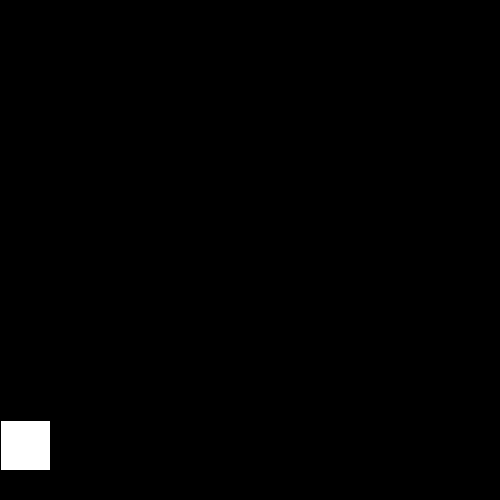
Frame 1 (no input)
Frame 60 (the mouse pressed at the canvas centre just before this capture): identical to frame 1, image omitted
Frame 120 (the mouse held since frame 60 and released just before this capture): identical to frame 1, image omitted

The Processing sketch that drew this single still picture (run headless with seeded random() and noise(); from frame 60 on, the mouse is pressed at the canvas centre):

// Processing sketch: Assignment
// ── Assignment.pde
Player player;
float boxSize,score,life;

void setup(){
  size(500,500);
  boxSize = width/10;
  score = 0;
  life = 3;
  
  player = new Player(0,420,boxSize,boxSize);
}

void draw(){
  background(0);
  
  
  player.display();
}

void keyPressed(){
   if(key == 'a' || key == 'A'){
      player.moveLeft();
    }
    else if(key == 'd' || key == 'D'){
      player.moveRight();
    }
}


// ── Box.pde
class Box{
  float xBox;
  float yBox;
  float boxWidth;
  float boxHeight;
  float boxSpeed = 1;

  Box(float x, float y,float w,float h){
    xBox = x;
    yBox = y;
    boxWidth = w;
    boxHeight = h;   
  } 
  void display(){
    fill(255,0,0);
    rect(xBox,yBox,boxWidth,boxHeight); 
  
    if(yBox > height){
      yBox = -yBox;
    }
    
  }
  
  void update(){
    yBox = yBox + boxSpeed;
  }
}


// ── Player.pde
class Player{
  
  String Name;
  float xPos;
  float yPos;
  float playerWidth;
  float playerHeight; 
  float speed = 4;
  
  //constructor
  Player(float xpos, float ypos, float w, float h){
    xPos = xpos;
    yPos = ypos;
    playerWidth = w;
    playerHeight = h;
  }   
  void moveLeft(){
    xPos = xPos - speed; 
  }
  void moveRight(){
      xPos = xPos + speed;
  }  
  void display(){
    fill(255);
    rect(xPos,yPos,playerWidth,playerHeight);
  } 
}
